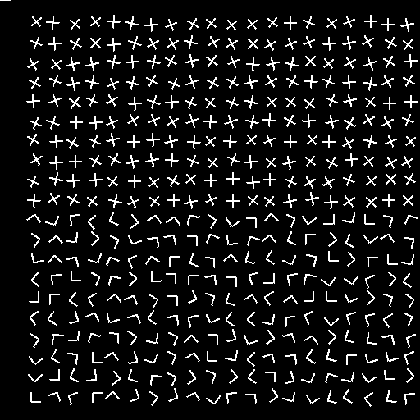
%> input picture Part_2/texture1.gif, 420 x 420 px, shrunk from 512 x 512 before the run
$ octave main.m   (GNU Octave 9; MATLAB toolbox functions it lacks are replaced by stand-ins)
%> lines starting %> are read from the running program, lines starting %| are printed output that depends on the picture; in (x1, y1, x2, y2) boxes, pixels count from 0 and x2, y2 are one past the last pixel; in counts of white or black regions, pixels touching at a corner belong together; the program's own positions count from 1
### Part_2/compute_convn.m
%%%%%%%%%%%%%%%%%%%%%%%%%% compute_convn.m file %%%%%%%%%%%%%%%%%%%%%%%%%%%
% Purpose:
%      Perform the convolution operation
%
% Input Variables:
%      Inp_Img     Input image in grayscale format
%      axis        Structuring element
%      h           GEF
%      Sigma       Width
%
% Returned Results:
%      Out_Img      Convolved image
%
% Processing Flow:
%      1.  Based on the axis and the window size (sigma), the sum of the
%          product between the image and the GEF gives the convolved image
%      2.  Perform the above step for the other axis based on the choice
%
%
% Author:      Sweekar Sudhakara, Nagarjuna Pampana, Savinay Nagendra and
%              Prapti Panigrahi
% Date:        4/16/2021
%%%%%%%%%%%%%%%%%%%%%%%%%%%%%%%%%%%%%%%%%%%%%%%%%%%%%%%%%%%%%%%%%%%%%%%%%%%

function Out_Img = compute_convn(Inp_Img, axis, h, Sigma)

    [M, N] = size(Inp_Img);
    Out_Img = zeros(M, N);

    if axis      % 'x' - axis

        for i = ((2*Sigma)+1) : M-((2*Sigma)+1)
            for j = ((2*Sigma)+1) : N-((2*Sigma)+1)
                Out_Img(i,j) = sum((Inp_Img(i, j-(2*Sigma) : j+(2*Sigma)).*h));
            end
        end

    else         % 'y' - axis

        for i = ((2*Sigma)+1) : M-((2*Sigma)+1)
            for j = ((2*Sigma)+1) : N-((2*Sigma)+1)
                Out_Img(i,j) = sum((Inp_Img(i-(2*Sigma) : i+(2*Sigma),j).*h));
            end
        end

    end

end

### Part_2/gabor_filt.m
%%%%%%%%%%%%%%%%%%%%%%%%%%%% gabor_filt.m file %%%%%%%%%%%%%%%%%%%%%%%%%%%%
% Purpose:
%      Apply the Gabor filter with the specified parameters
%
% Input Variables:
%      Inp_Img     Input image in grayscale format
%      F           Parameter
%      Theta       Orientation of sinusoid
%      Sigma       Width
%
% Returned Results:
%      h1_x, h2_y       GEF's in the direction of x & y
%      i1_xy, i2_xy     images obtained after convolving GEF's and i/p image
%      Out_Img          Gabor filtered image
%
% Processing Flow:
%      1.  Consider the input image as Inp_Img
%      2.  Compute the GEF's in the x-axis and y-axis directions with the
%          specified 'F', 'theta' and 'sigma' parameter values
%      3.  Perform convolution between the image and the GEF's with the
%          respective directions
%      4.  Output the image after applying modulus
%
% The following functions are called:
%      compute_gef.m        compute the GEF values
%      compute_convn.m      perform the convolution operation
%      abs.m                compute the modulus of the input image
%
%
% Author:      Sweekar Sudhakara, Nagarjuna Pampana, Savinay Nagendra and
%              Prapti Panigrahi
% Date:        4/16/2021
%%%%%%%%%%%%%%%%%%%%%%%%%%%%%%%%%%%%%%%%%%%%%%%%%%%%%%%%%%%%%%%%%%%%%%%%%%%

function Out_Img = gabor_filt(Inp_Img, F, Theta, Sigma)

    [h1_x, h2_y] = compute_gef(F, Theta, Sigma);

    i1_xy = compute_convn(Inp_Img, 1, h1_x, Sigma);

    i2_xy = compute_convn(i1_xy, 0, h2_y, Sigma);

    Out_Img = abs(i2_xy);

end

### Part_2/segment_image.m
%%%%%%%%%%%%%%%%%%%%%%%%%% segment_image.m file %%%%%%%%%%%%%%%%%%%%%%%%%%%
% Purpose:
%      Segment the smoothed image with certain threshold
%
% Input Variables:
%      Filt_Img     Gabor filtered image
%      Text_Img     Original input image
%      Thresh       threshold
%
% Returned Results:
%      Out_Img      Segmented image
%
% Processing Flow:
%      1.  Normalize the smoothed and filtered image
%      2.  Loop across the individual pixels of the normalized image and if
%          the pixel value is greater than threshold then replace it with
%          pixel value '1'
%      3.  Output the superimposed segmented image with original image and
%          display the delineating axis limits
%
%
% Author:      Sweekar Sudhakara, Nagarjuna Pampana, Savinay Nagendra and
%              Prapti Panigrahi
% Date:        4/16/2021
%%%%%%%%%%%%%%%%%%%%%%%%%%%%%%%%%%%%%%%%%%%%%%%%%%%%%%%%%%%%%%%%%%%%%%%%%%%

function Out_Img = segment_image(Filt_Img, Text_Img, Thresh)

    Norm_Img = (Filt_Img - min(Filt_Img(:)))./(max(Filt_Img(:)) - min(Filt_Img(:)));
    figure; mesh(Norm_Img);

    Segment_Img = zeros(size(Norm_Img));
    Segment_Img(Norm_Img > Thresh) = 1;

    Out_Img = Segment_Img.*Text_Img;

    [y_val, x_val] = find(Segment_Img == 1);
    disp("Delineating 'x' value = " + min(x_val) + ", " + max(x_val));
    disp("Delineating 'y' value = " + min(y_val) + ", " + max(y_val));

end

### Part_2/smooth_filt.m
%%%%%%%%%%%%%%%%%%%%%%%%%%%% smooth_filt.m file %%%%%%%%%%%%%%%%%%%%%%%%%%%
% Purpose:
%      Smoothen the Gabor filtered image output
%
% Input Variables:
%      Inp_Img     Input image in grayscale format
%      Sigma       Width
%
% Returned Results:
%      Out_Img      Smoothed image
%
% Processing Flow:
%      1.  Define the 'x' - axis array based on the sigma value
%      2.  Compute the g(x,y) gaussian of the array for both the axes
%      3.  Output the smoothed image after convolving g(x,y) with the image
%
% The following functions are called:
%      compute_convn.m      perform the convolution operation
%
%
% Author:      Sweekar Sudhakara, Nagarjuna Pampana, Savinay Nagendra and
%              Prapti Panigrahi
% Date:        4/16/2021
%%%%%%%%%%%%%%%%%%%%%%%%%%%%%%%%%%%%%%%%%%%%%%%%%%%%%%%%%%%%%%%%%%%%%%%%%%%

function Out_Img = smooth_filt(Inp_Img, Sigma)

    x_val = [-(2*Sigma): 1 : (2*Sigma)];

    g1_x = (exp(-(x_val.^2)/(2*(Sigma^2))))./(sqrt(2*pi)*Sigma);
    g2_y = g1_x';

    i1_xy = compute_convn(Inp_Img, 1, g1_x, Sigma);

    Out_Img = compute_convn(i1_xy, 0, g2_y, Sigma);

end

### Part_2/compute_gef.m
%%%%%%%%%%%%%%%%%%%%%%%%%%% compute_gef.m file %%%%%%%%%%%%%%%%%%%%%%%%%%%%
% Purpose:
%      compute the GEF  for the given parameters
%
% Input Variables:
%      F           Parameter
%      Theta       Orientation of sinusoid
%      Sigma       Width
%
% Returned Results:
%      h1_x, h2_y       GEF's in the direction of x & y
%
% Processing Flow:
%      1.  Define 'x' & 'y' arrays based on the value of sigma
%      2.  Also define the gaussian function along 'x' & 'y' - axis
%      3.  Compute the GEF's for both the axes
%
%
% Author:      Sweekar Sudhakara, Nagarjuna Pampana, Savinay Nagendra and
%              Prapti Panigrahi
% Date:        4/16/2021
%%%%%%%%%%%%%%%%%%%%%%%%%%%%%%%%%%%%%%%%%%%%%%%%%%%%%%%%%%%%%%%%%%%%%%%%%%%

function [h1_x, h2_y] = compute_gef(F, Theta, Sigma)

    x_val = [-(2*Sigma): 1 : (2*Sigma)];
    y_val = x_val';

    g1_x = (exp(-(x_val.^2)/(2*(Sigma^2))))./(sqrt(2*pi)*Sigma);
    g2_y = g1_x';

    h1_x = g1_x.*(exp(1i*2*pi*F*x_val*cosd(Theta)));
    h2_y = g2_y.*(exp(1i*2*pi*F*y_val*sind(Theta)));

end

### Part_2/main.m
%%%%%%%%%%%%%%%%%%%%%%%%%%%%%%%% main.m file %%%%%%%%%%%%%%%%%%%%%%%%%%%%%%
% Purpose:
%      Perform the texture segmentation on texture1.gif
%
% Input Variables:
%      Text_Img           input texture1.gif image
%
% Returned Results:
%      GaborFilt_Img      image after applying Gabor filter
%      Smooth_Img         smoothing applied on Gabor filtered image output
%      Segment_Img        superimposed segmented image onto the original
%                         image input
%
% Processing Flow:
%      1.  Read the texture1 image and convert into grayscale
%      2.  Apply the Gabor filter with F=0.042, theta=0 & sigma=24 with
%          the GEF of width ((4*sigma)+1) pixels
%      3.  Apply the Smoothing filter on the Gabor filtered image output
%          with sigma=24
%      4.  Segment the image with the manually chosen threshold and
%          superimpose the segmented image onto the original image
%
%
% The following functions are called:
%      imread.m            read the image
%      gabor_filt.m        apply Gabor filtering with specified parameters
%                          on a given image
%      smooth_filt.m       smoothen the Gabor filtered image output
%      segment_image.m     segment the smoothed image with certain
%                          threshold and superimpose on the original image
%      imshow.m            displays the image
%      mesh.m              3D plot of the image
%
%
% Author:      Sweekar Sudhakara, Nagarjuna Pampana, Savinay Nagendra and
%              Prapti Panigrahi
% Date:        4/16/2021
%%%%%%%%%%%%%%%%%%%%%%%%%%%%%%%%%%%%%%%%%%%%%%%%%%%%%%%%%%%%%%%%%%%%%%%%%%%

clear;      % Clear out all memory
close all;

Text_Img = double(255.*imread('texture1.gif'));
%> Text_Img: size 420x420 double; 8.4% white in thin lines or dots
figure; imshow(Text_Img);
figure; mesh(Text_Img);
%> after `mesh(Text_Img)`:
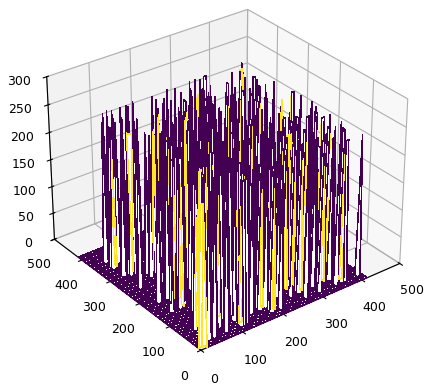
%> figure redrawn from the program's plot data

% Apply Gabor filter

GaborFilt_Img = gabor_filt(Text_Img, 0.042, 0, 24);
figure; imshow(GaborFilt_Img, []);
figure; mesh(GaborFilt_Img);
%> after `mesh(GaborFilt_Img)`:
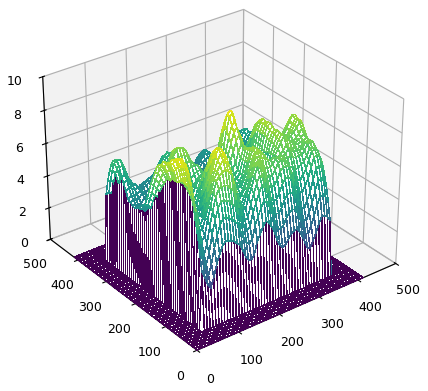
%> figure redrawn from the program's plot data

% Smoothen the filtered image

Smooth_Img = smooth_filt(GaborFilt_Img, 24);
%> call 4 of compute_convn, with axis = 0, Sigma = 24
%> after the loop in compute_convn (call 4), `for i = ((2*Sigma)+1) : M-((2*Sigma)+1)`:
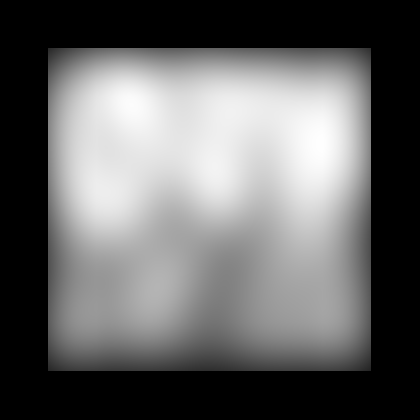
%> Out_Img: size 420x420 double; min 0, max 6.98, mean 2.79; drawn with min black and max white
figure; imshow(Smooth_Img, []);
figure; mesh(Smooth_Img);
%> after `mesh(Smooth_Img)`:
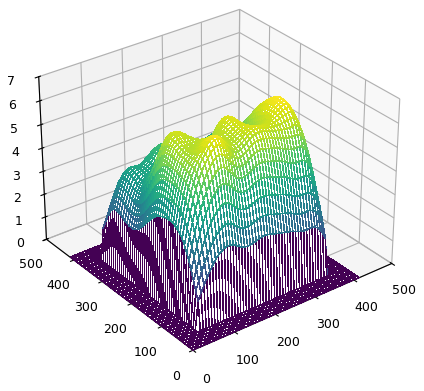
%> figure redrawn from the program's plot data

% Segment the smoothed image

Segment_Img = segment_image(Smooth_Img, Text_Img, 0.8);
%> in segment_image, `Segment_Img(Norm_Img > Thresh) = 1;`:
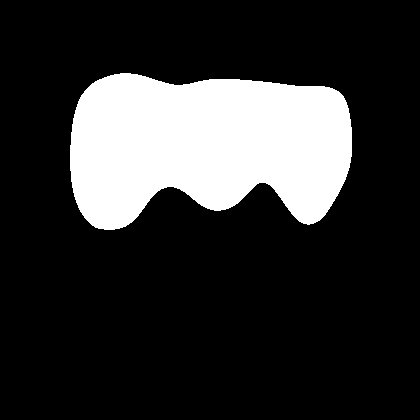
%> Segment_Img: size 420x420 double; values 0 (black) and 1 (white), 19.5% white; 1 white region, box (x1, y1, x2, y2) and area: (70, 73, 352, 230) 34415
%> in segment_image, `Out_Img = Segment_Img.*Text_Img;`:
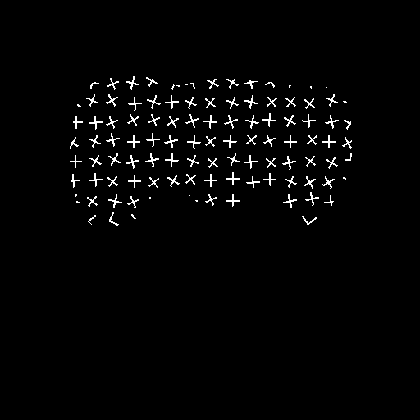
%> Out_Img: size 420x420 double; 2% white in thin lines or dots, all inside (x1, y1, x2, y2) = (70, 76, 352, 226)
%> in segment_image, `[y_val, x_val] = find(Segment_Img == 1);`: y_val = 34415 values from 74 to 230; x_val = 34415 values from 71 to 352
%| Delineating 'x' value = 71, 352
%| Delineating 'y' value = 74, 230
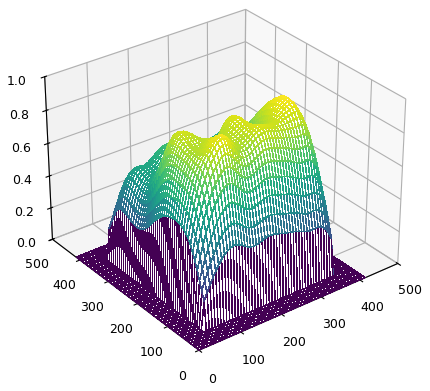
%> figure redrawn from the program's plot data
figure; imshow(Segment_Img);
